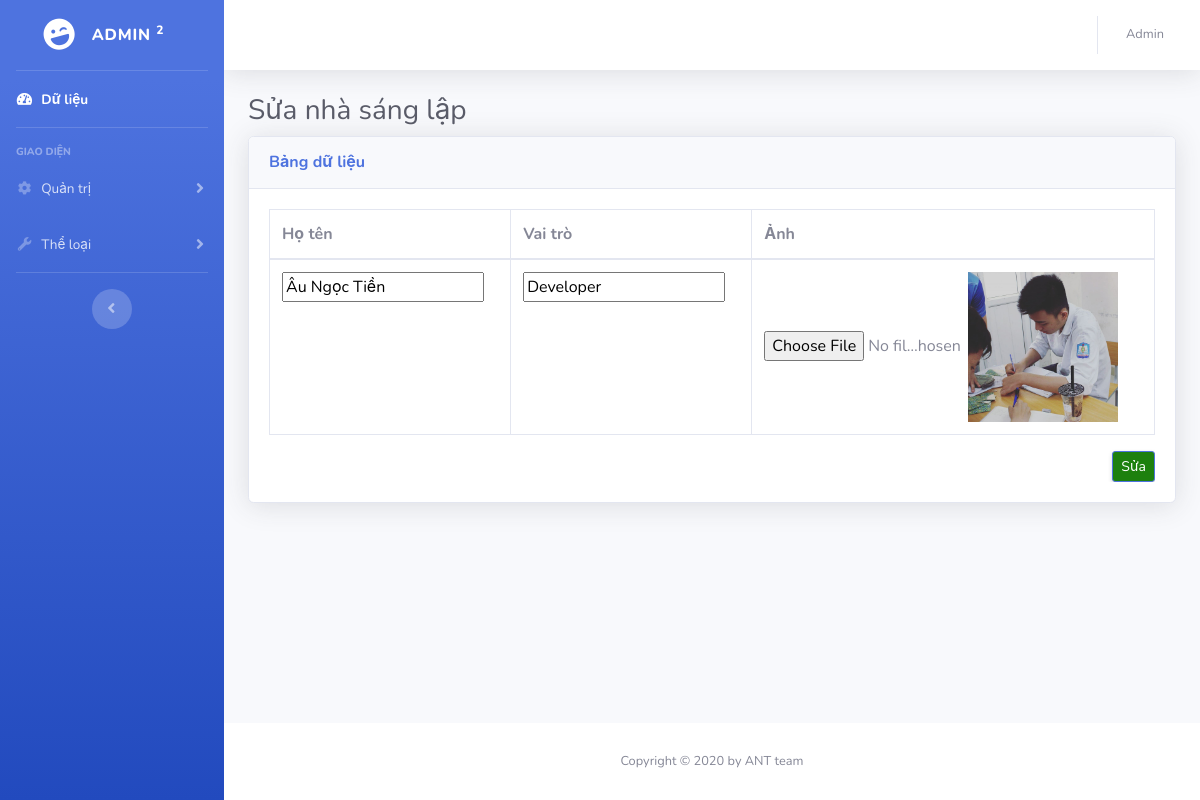
Page /admin/sua/sua_nha_sang_lap.php?id=2 on the committed database.
### tables this page shows
CREATE TABLE `tbl_nha_sang_lap` (
  `id` int(10) NOT NULL,
  `ho_ten` varchar(100) NOT NULL,
  `vai_tro` varchar(100) NOT NULL,
  `anh` varchar(100) DEFAULT NULL
);

### admin/sua/sua_nha_sang_lap.php (the view, shortened to what this page needs)
<!DOCTYPE html>
<html lang="en">
<head>
  <link href="../vendor/fontawesome-free/css/all.min.css" rel="stylesheet" type="text/css">
  <link href="../css/sb-admin-2.min.css" rel="stylesheet">
</head>
<body id="page-top">
<?php
				            	$host_name="localhost";
                      $user_name="root";
                                    $password="";
                                    $db_name="bit_db";
                    $id_nha_sang_lap= $_GET['id'];
				            $ket_noi=mysqli_connect($host_name, $user_name, $password, $db_name);
                    $query="SELECT * FROM tbl_nha_sang_lap WHERE id = '".$id_nha_sang_lap."'";
                    $noi_dung=mysqli_query($ket_noi, $query);
                    $row=mysqli_fetch_array($noi_dung);
?>
  <div id="wrapper">
    <ul class="navbar-nav bg-gradient-primary sidebar sidebar-dark accordion" id="accordionSidebar">
      <a class="sidebar-brand d-flex align-items-center justify-content-center" href="../index.php">
        <div class="sidebar-brand-icon rotate-n-15">
          <i class="fas fa-laugh-wink"></i>
        </div>
        <div class="sidebar-brand-text mx-3"> Admin <sup>2</sup></div>
      </a>
      <hr class="sidebar-divider my-0">
      <li class="nav-item active">
        <a class="nav-link" href="../index.php">
          <i class="fas fa-fw fa-tachometer-alt"></i>
          <span>Dữ liệu</span></a>
      </li>
      <hr class="sidebar-divider">
      <div class="sidebar-heading">
        Giao diện
      </div>
      <li class="nav-item">
        <a class="nav-link collapsed" href="#" data-toggle="collapse" data-target="#collapseTwo" aria-expanded="true" aria-controls="collapseTwo">
          <i class="fas fa-fw fa-cog"></i>
          <span>Quản trị</span>
        </a>
      </li>
      <li class="nav-item">
        <a class="nav-link collapsed" href="#" data-toggle="collapse" data-target="#collapseUtilities" aria-expanded="true" aria-controls="collapseUtilities">
          <i class="fas fa-fw fa-wrench"></i>
          <span>Thể loại</span>
        </a>
      </li>
      <hr class="sidebar-divider d-none d-md-block">
      <div class="text-center d-none d-md-inline">
        <button class="rounded-circle border-0" id="sidebarToggle"></button>
      </div>
    </ul>
    <div id="content-wrapper" class="d-flex flex-column">
      <div id="content">
        <nav class="navbar navbar-expand navbar-light bg-white topbar mb-4 static-top shadow">
          <ul class="navbar-nav ml-auto">
            <li class="nav-item dropdown no-arrow">
              <a class="nav-link dropdown-toggle" href="#" id="userDropdown" role="button" data-toggle="dropdown" aria-haspopup="true" aria-expanded="false">
                <span class="mr-2 d-none d-lg-inline text-gray-600 small">Admin</span>
              </a>
            </li>
          </ul>
        </nav>
        <div class="container-fluid">
          <h1 class="h3 mb-2 text-gray-800">Sửa nhà sáng lập </h1>
          <div class="card shadow mb-4">
            <div class="card-header py-3">
              <h6 class="m-0 font-weight-bold text-primary">Bảng dữ liệu</h6>
            </div>
            <div class="card-body">
              <div class="table-responsive">
                <form method="POST" action="./sua_nha_sang_lap_repair.php" enctype="multipart/form-data">
                  <table class="table table-bordered" id="dataTable" width="100%" cellspacing="0">
                    <thead>
                      <tr>
                        <th>Họ tên</th>
                        <th>Vai trò</th>
                        <th>Ảnh</th>
                      </tr>
                    </thead>
                    <tbody>
                      <tr>
                        <td style="max-width: 300px;">
                          <input type="text" name="txthoten" id="" cols="30" rows="5" value="<?php echo $row['ho_ten']?>"></input>
                        </td>
                        <td style="max-width: 300px;">
                          <input type="text" name="txtvaitro" value="<?php echo $row['vai_tro']?>"></input>
                        </td>
                        <td>
                          <input type="file" style="width:200px;" name="txtanh">
                          <img style="width:150px" src="../../img/nha_sang_lap/<?php echo $row['anh']?>" alt="photo">
                        </td>
                      </tr>
                    </tbody>
                  </table>
                    <button type="submit" style="float: right; background-color: #1D800E;" class="d-none d-sm-inline-block btn btn-sm btn-primary shadow-sm">Sửa</button>
                </form>
              </div>
            </div>
          </div>
        </div>
      </div>
      <footer class="sticky-footer bg-white">
        <div class="container my-auto">
          <div class="copyright text-center my-auto">
            <span>Copyright © 2020 by ANT team</span>
          </div>
        </div>
      </footer>
    </div>
  </div>
</body>
</html>

### rows in the picture
tbl_nha_sang_lap: txthoten "Âu Ngọc Tiền", txtvaitro "Developer", anh (picture)
